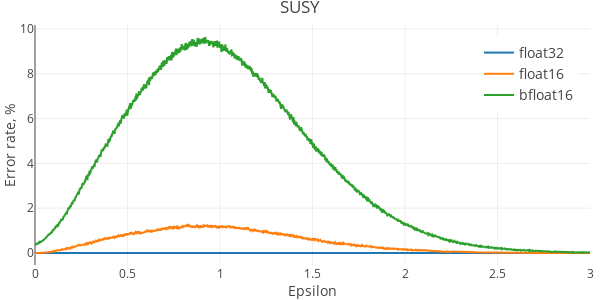

Source (notebook cell):
### Code cell
plot_dbscan_errors('SUSY', susy, 100000, max_eps=3)

### Figure 1 — Plotly figure (JSON) as saved in the notebook; plotly's stock layout.template omitted (floating-point values rounded to 4 significant figures; data arrays with more than 128 entries replaced by an {"elided": "..."} marker saying what was removed)
{"data": [{"name": "float32", "type": "scatter", "uid": "783b2163-a13c-4cfa-b2b9-56711ab13f7b", "x": {"elided": "2000 float values"}, "y": {"elided": "2000 float values"}}, {"name": "float16", "type": "scatter", "uid": "562ff83d-2209-43b7-a8bc-eb5a0c17b7a7", "x": {"elided": "2000 float values"}, "y": {"elided": "2000 float values"}}, {"name": "bfloat16", "type": "scatter", "uid": "b23fa41a-2ea3-435c-849c-e7ff2144fe64", "x": {"elided": "2000 float values"}, "y": {"elided": "2000 float values"}}], "layout": {"height": 300, "legend": {"font": {"size": 14}, "x": 0.8, "y": 0.95}, "margin": {"b": 35, "l": 35, "r": 10, "t": 25}, "title": {"text": "SUSY"}, "width": 600, "xaxis": {"title": {"text": "Epsilon"}}, "yaxis": {"title": {"text": "Error rate, %"}}}}
